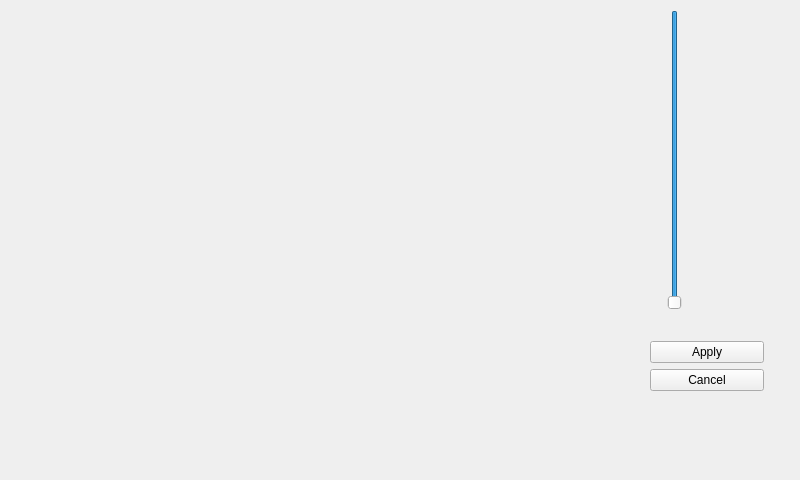
<?xml version="1.0" encoding="UTF-8"?>
<ui version="4.0">
 <class>CalibrationWindow</class>
 <widget class="QWidget" name="CalibrationWindow">
  <property name="geometry">
   <rect>
    <x>0</x>
    <y>0</y>
    <width>800</width>
    <height>480</height>
   </rect>
  </property>
  <property name="windowTitle">
   <string>Form</string>
  </property>
  <widget class="QLabel" name="imageLabel">
   <property name="geometry">
    <rect>
     <x>0</x>
     <y>0</y>
     <width>640</width>
     <height>480</height>
    </rect>
   </property>
   <property name="autoFillBackground">
    <bool>true</bool>
   </property>
   <property name="text">
    <string/>
   </property>
  </widget>
  <widget class="QWidget" name="layoutWidget">
   <property name="geometry">
    <rect>
     <x>650</x>
     <y>10</y>
     <width>114</width>
     <height>381</height>
    </rect>
   </property>
   <layout class="QVBoxLayout" name="verticalLayout">
    <item>
     <widget class="QSlider" name="thresholdSlider">
      <property name="sizePolicy">
       <sizepolicy hsizetype="Fixed" vsizetype="Expanding">
        <horstretch>0</horstretch>
        <verstretch>0</verstretch>
       </sizepolicy>
      </property>
      <property name="minimumSize">
       <size>
        <width>50</width>
        <height>300</height>
       </size>
      </property>
      <property name="minimum">
       <number>1</number>
      </property>
      <property name="maximum">
       <number>255</number>
      </property>
      <property name="value">
       <number>255</number>
      </property>
      <property name="orientation">
       <enum>Qt::Vertical</enum>
      </property>
      <property name="invertedAppearance">
       <bool>true</bool>
      </property>
     </widget>
    </item>
    <item>
     <spacer name="verticalSpacer">
      <property name="orientation">
       <enum>Qt::Vertical</enum>
      </property>
      <property name="sizeHint" stdset="0">
       <size>
        <width>20</width>
        <height>40</height>
       </size>
      </property>
     </spacer>
    </item>
    <item>
     <widget class="QPushButton" name="applyButton">
      <property name="text">
       <string>Apply</string>
      </property>
     </widget>
    </item>
    <item>
     <widget class="QPushButton" name="cancelButton">
      <property name="text">
       <string>Cancel</string>
      </property>
     </widget>
    </item>
   </layout>
  </widget>
 </widget>
 <resources/>
 <connections/>
</ui>
